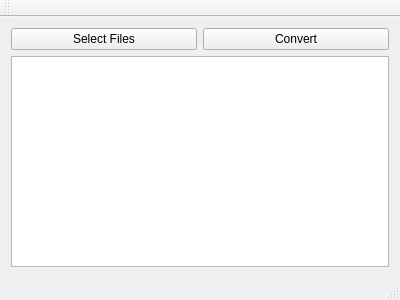
<?xml version="1.0" encoding="UTF-8"?>
<ui version="4.0">
 <class>MainWindow</class>
 <widget class="QMainWindow" name="MainWindow">
  <property name="geometry">
   <rect>
    <x>0</x>
    <y>0</y>
    <width>400</width>
    <height>300</height>
   </rect>
  </property>
  <property name="windowTitle">
   <string>MainWindow</string>
  </property>
  <widget class="QWidget" name="centralWidget">
   <layout class="QVBoxLayout" name="verticalLayout">
    <item>
     <layout class="QHBoxLayout" name="horizontalLayout">
      <item>
       <widget class="QPushButton" name="btnSelectFiles">
        <property name="text">
         <string>Select Files</string>
        </property>
       </widget>
      </item>
      <item>
       <widget class="QPushButton" name="btnConvert">
        <property name="text">
         <string>Convert</string>
        </property>
       </widget>
      </item>
     </layout>
    </item>
    <item>
     <widget class="QListWidget" name="listWidget"/>
    </item>
   </layout>
  </widget>
  <widget class="QMenuBar" name="menuBar">
   <property name="geometry">
    <rect>
     <x>0</x>
     <y>0</y>
     <width>400</width>
     <height>22</height>
    </rect>
   </property>
  </widget>
  <widget class="QToolBar" name="mainToolBar">
   <attribute name="toolBarArea">
    <enum>TopToolBarArea</enum>
   </attribute>
   <attribute name="toolBarBreak">
    <bool>false</bool>
   </attribute>
  </widget>
  <widget class="QStatusBar" name="statusBar"/>
 </widget>
 <layoutdefault spacing="6" margin="11"/>
 <resources/>
 <connections/>
</ui>
